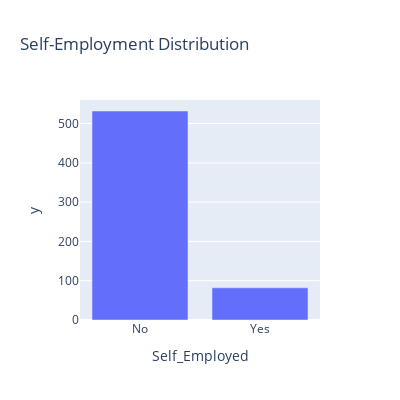

Notebook code for this chart:
### Code cell
self_employed_count = df['Self_Employed'].value_counts()
fig_self_employed = px.bar(self_employed_count, 
                           x=self_employed_count.index, 
                           y=self_employed_count.values, 
                           title='Self-Employment Distribution')
fig_self_employed.update_layout(width=400, height=400)
fig_self_employed.show()

### Figure 1 — Plotly figure (JSON) as saved in the notebook; plotly's stock layout.template omitted (floating-point values rounded to 4 significant figures)
{"data": [{"alignmentgroup": "True", "hovertemplate": "Self_Employed=%{x}<br>y=%{y}<extra></extra>", "legendgroup": "", "marker": {"color": "#636efa", "pattern": {"shape": ""}}, "name": "", "offsetgroup": "", "orientation": "v", "showlegend": false, "textposition": "auto", "type": "bar", "x": ["No", "Yes"], "xaxis": "x", "y": [532, 82], "yaxis": "y"}], "layout": {"barmode": "relative", "height": 400, "legend": {"tracegroupgap": 0}, "title": {"text": "Self-Employment Distribution"}, "width": 400, "xaxis": {"anchor": "y", "autorange": true, "domain": [0, 1], "range": [-0.5, 1.5], "title": {"text": "Self_Employed"}, "type": "category"}, "yaxis": {"anchor": "x", "autorange": true, "domain": [0, 1], "range": [0, 560], "title": {"text": "y"}, "type": "linear"}}}
